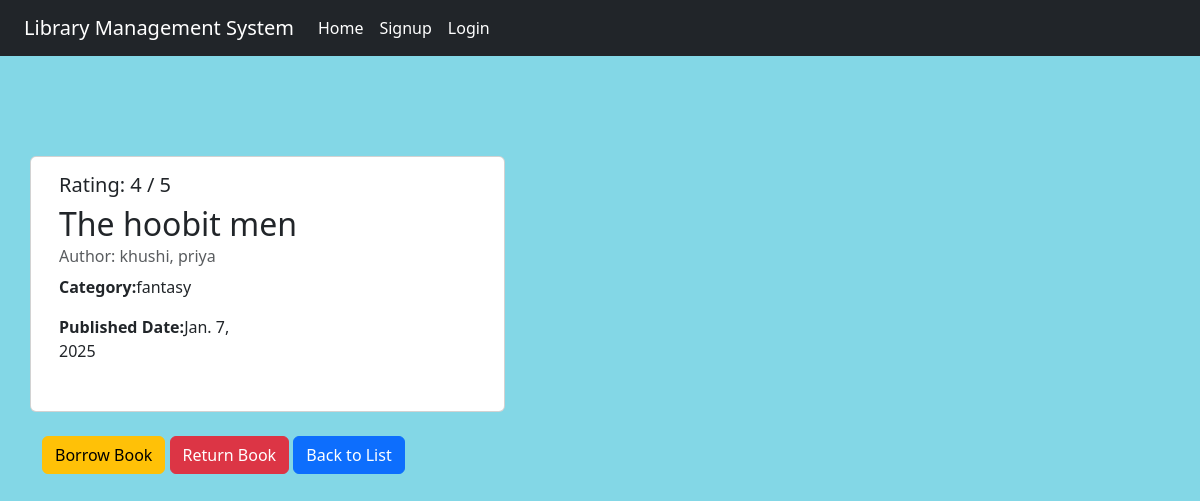
The page /book/1/ on the database as committed earlier.
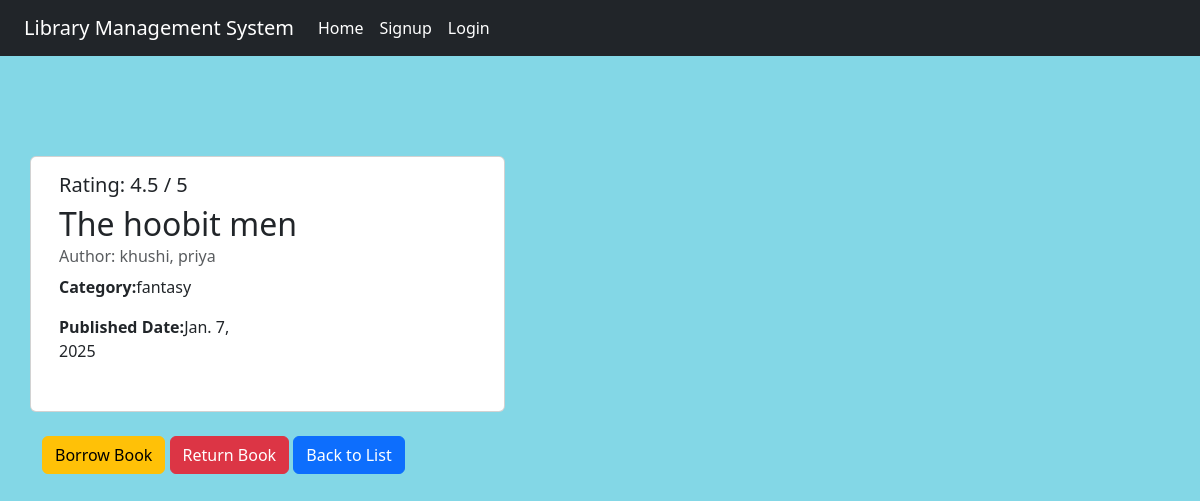
The same page on the database as committed later.
### library_app/models.py (models this page shows, shortened)
class BooKtable(models.Model):
    authors=models.ManyToManyField(Authortable)
    book_name=models.CharField(max_length=60)
    book_sr_no=models.IntegerField(unique=True)
    book_cate=models.CharField(max_length=70)
    book_published_year=models.DateField()
    rating=models.FloatField(validators=[MinValueValidator(0),MaxValueValidator(5)],default=0.0)

class Authortable(models.Model):
    author_name=models.CharField(max_length=50)
    def __str__(self):
        return self.author_name

### library_app/views.py (the view)
# urls.py: path('book/<int:pk>/',views.book_detail,name='book-detail'),
def book_detail(request,pk):
    book=BooKtable.objects.get(pk=pk)
    return render(request,'book_detail.html',{'book':book})

### library_app/templates/book_detail.html (shortened to what this page needs)
{% extends 'base.html' %}
{% load  static %}
{% block content %}
<div class="card col-sm-5">
    <div class="card-body">
        <h5>Rating: {{ book.rating }} / 5</h5>
        <h2 class="card-title">{{book.book_name}}</h2>
        <h6 class="card-subtitle mb-2 text-muted">Author: {{ book.authors.all|join:", " }}</h6>
        <div class="row mb-3">
            <div class="col-md-6">
                <p><strong>Category:</strong>{{book.book_cate}}</p>
                <p><strong>Published Date:</strong>{{book.book_published_year}}</p>
            </div>
        </div>
    </div>
</div>
        <div class="mt-4">
        {% if perms.library_app.edit_book %}
        <form action="{% url 'book-update' book.pk %}"  class="d-inline">
            {% csrf_token %}
            <input type="submit" class="btn btn-warning" value="Edit">
        </form>
        {% else %}
            <a href="{% url 'borrow_book' %}" class="btn btn-warning">Borrow Book</a>
            <a href="{% url 'book-list' %}" class="btn btn-danger">Return Book</a>
        {% endif %}
            <a href="{% url 'book-list' %}" class="btn btn-primary">Back to List</a>
        </div>
{% endblock content %}

Rows that differ between the two databases and show on the page:
changed BooKtable "The hoobit men": rating "4" → "4.5"
